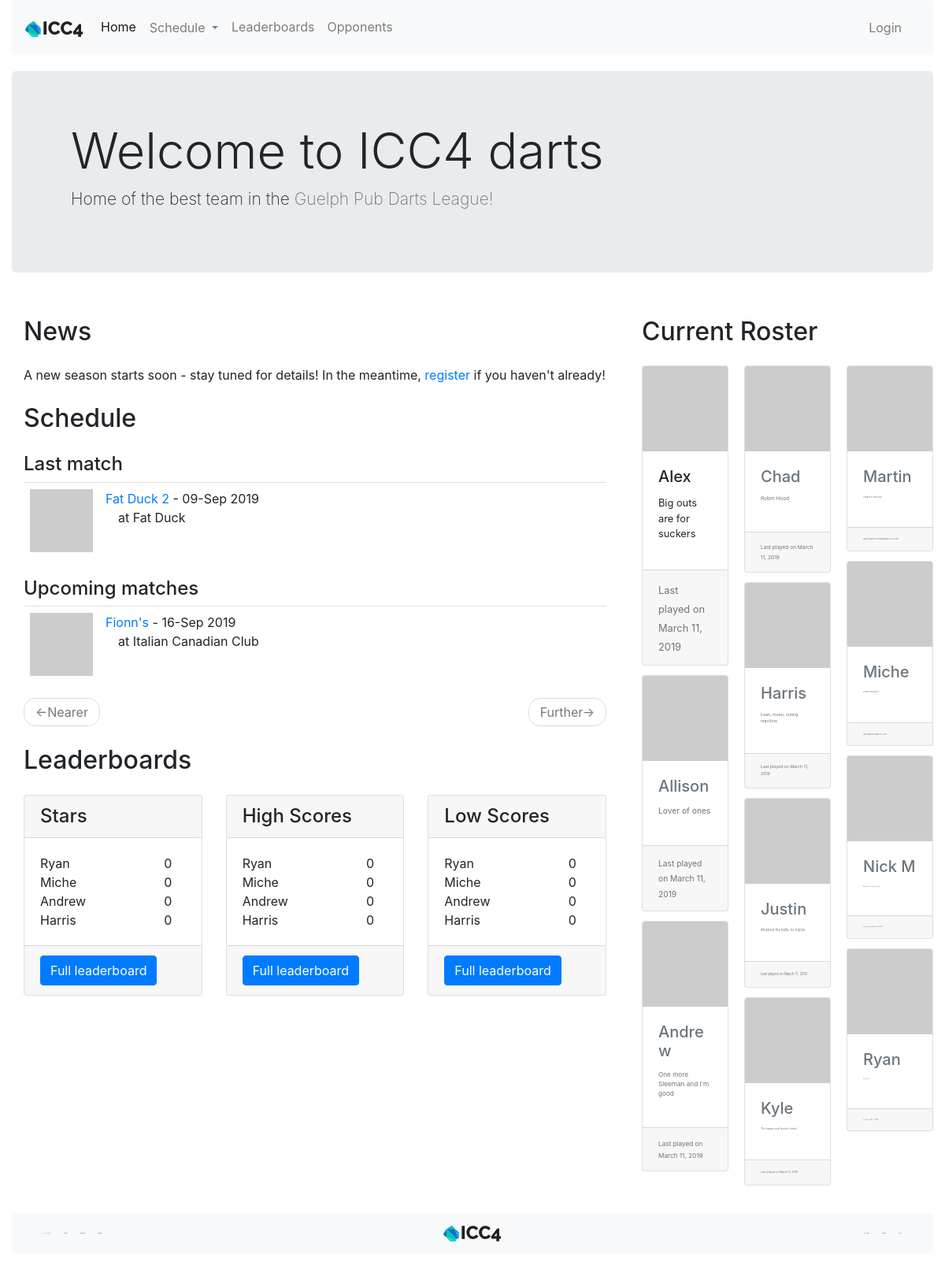
/index, run on the app's committed database.
### app/models.py (models this page shows, shortened)
class Team(db.Model):
    id = db.Column(db.Integer, primary_key=True)
    name = db.Column(db.String(64), index=True, unique=True)
    home_location = db.Column(db.String(64), index=True)
    address = db.Column(db.String(128), index=True)
    matches = db.relationship('Match', back_populates='opponent', lazy='dynamic')
    def avatar(self, size):
        digest = md5(self.name.lower().encode('utf-8')).hexdigest()
        return 'https://www.gravatar.com/avatar/{}?d=wavatar&s={}'.format(
            digest, size)

class Match(db.Model):
    id = db.Column(db.Integer, primary_key=True)
    opponent_id = db.Column(db.Integer, db. ForeignKey('team.id'))
    opponent = db.relationship('Team', back_populates='matches')
    date = db.Column(db.Date, index=True, default=date.today())
    location = db.Column(db.String(64))
    home_away = db.Column(db.String(32), index=True)
    match_type = db.Column(db.String(32), index=True)
    games = db.relationship('Game', back_populates='match', lazy='dynamic')
    team_score = db.Column(db.Integer, index=True)
    opponent_score = db.Column(db.Integer, index=True)
    win = db.Column(db.Boolean, index=True, default=None)
    overtime = db.Column(db.Boolean, index=True, default=False)
    match_summary = db.Column(db.String(512))
    food = db.Column(db.String(128))
    season_id = db.Column(db.Integer, db. ForeignKey('season.id'))
    season = db.relationship('Season', back_populates='matches')
    match_stats = db.relationship('MatchStats', uselist=False, back_populates='match')
    high_scores = db.relationship('HighScore', back_populates='match', lazy='dynamic')
    low_scores = db.relationship('LowScore', back_populates='match', lazy='dynamic')
    checked_players = association_proxy('checked_players_association', 'player')
    reminder_email_sent = db.Column(db.Date)

class Player(db.Model):
    id = db.Column(db.Integer, primary_key=True)
    nickname = db.Column(db.String(64), index=True, unique=True)
    first_name = db.Column(db.String(64), index=True)
    last_name = db.Column(db.String(64), index=True)
    tagline = db.Column(db.String(64))
    is_active = db.Column(db.Boolean, index=True, default=True)
    games = association_proxy('games_association', 'game')
    last_match_id = db.Column(db.Integer, db.ForeignKey('match.id'))
    last_match = db.relationship('Match', foreign_keys=[last_match_id])
    first_match_id = db.Column(db.Integer, db.ForeignKey('match.id'))
    first_match = db.relationship('Match', foreign_keys=[first_match_id])
    high_scores = db.relationship('HighScore', back_populates='player', lazy='dynamic')
    low_scores = db.relationship('LowScore', back_populates='player', lazy='dynamic')
    user_id = db.Column(db.Integer, db.ForeignKey('user.id'))
    user = db.relationship('User', back_populates='player')
    checked_matches = association_proxy('checked_matches_association', 'match')
    def avatar(self, size):
        if self.user:
            return self.user.avatar(size)
        else:
            digest = md5(self.nickname.lower().encode('utf-8')).hexdigest()
        return 'https://www.gravatar.com/avatar/{}?d=robohash&s={}'.format(
            digest, size)
    def tidbit(self):
        phrases = ['Bull\'s-eye hunter', 'Lean, mean, outing machine', 'All about the bulls, no triples',
            'Sprayin\' and prayin\'', 'Lover of ones', 'Only shoots 19\'s', 'Double 8 or bust', 'Triple 20 is my jam',
            'Fish and chips are good', 'Always wants to diddle', 'Big outs are for suckers', '60 counts as a book, right?',
            'One more Sleeman and I\'m good', 'Steady hands and a sharp eye', 'Will pay for triples', 'Shanghai for the win',
            'Low scores are sexy', 'Always in the book', 'Seeing stars', 'Shooter McGavin', 'Robin Hood',
            'Is this board regulation height?', 'I\'m only here for the snacks', 'Chalker\'s beer royalty']
        return random.choice(phrases)

class PlayerSeasonStats(db.Model):
    id = db.Column(db.Integer, primary_key=True)
    player_id = db.Column(db.Integer, db. ForeignKey('player.id'))
    player = db.relationship('Player')
    season_id = db.Column(db.Integer, db. ForeignKey('season.id'))
    season = db.relationship('Season')
    matches_played = db.Column(db.Integer)
    matches_won = db.Column(db.Integer)
    matches_lost = db.Column(db.Integer)
    games_played = db.Column(db.Integer)
    games_won = db.Column(db.Integer)
    games_lost = db.Column(db.Integer)
    total_stars = db.Column(db.Integer)
    total_high_scores = db.Column(db.Integer)
    total_low_scores = db.Column(db.Integer)

### app/main/routes.py (the view)
@bp.route('/', methods=['GET', 'POST'])
@bp.route('/index', methods=['GET', 'POST'])
def index():
    all_players = Player.query.filter_by(is_active=True).order_by(Player.nickname).all()
    page = request.args.get('page', 1, type=int)
    last_match = Match.query.filter(Match.date<date.today()).order_by(Match.date.desc()).first()
    schedule = Match.query.filter(Match.date>=date.today()).order_by(Match.date).paginate(
        page, current_app.config['MATCH_PER_PAGE'], False)
    next_url = url_for('main.index', page=schedule.next_num) \
        if schedule.has_next else None
    prev_url = url_for('main.index', page=schedule.prev_num) \
        if schedule.has_prev else None
    leader_board_list = [
        LeaderBoardCard('Stars',PlayerSeasonStats.query.join(Player).\
            filter(PlayerSeasonStats.season==current_season()).\
            with_entities(Player.nickname,PlayerSeasonStats.total_stars).\
            order_by(PlayerSeasonStats.total_stars.desc()).limit(4).all()),
        LeaderBoardCard('High Scores',PlayerSeasonStats.query.join(Player).\
            filter(PlayerSeasonStats.season==current_season()).\
            with_entities(Player.nickname,PlayerSeasonStats.total_high_scores).\
            order_by(PlayerSeasonStats.total_high_scores.desc()).limit(4).all()),
        LeaderBoardCard('Low Scores',PlayerSeasonStats.query.join(Player).\
            filter(PlayerSeasonStats.season==current_season()).\
            with_entities(Player.nickname,PlayerSeasonStats.total_low_scores).\
            order_by(PlayerSeasonStats.total_low_scores.desc()).limit(4).all()) ]
    return render_template('index.html', title=None,
        schedule=schedule.items, next_url=next_url, prev_url=prev_url,
        all_players=all_players, last_match=last_match,leader_board_list=leader_board_list)

### app/main/leaderboard_card.py (called while the page is built)
    def get_list(self):
        return self.columns

### app/main/routes.py (called while the page is built)
@bp.before_request
def before_request():
    g.all_seasons = Season.query.order_by(Season.start_date.desc()).all()

### app/models.py (called while the page is built)
def current_season(last=0):
    return season_from_date(date.today()-last*timedelta(365))

def season_from_date(date):
    season = Season.query.filter(Season.start_date <= date).filter(Season.end_date >= date).first()
    if season is None:
        season = Season.query.order_by(Season.end_date.desc()).first()
    return season

    def avatar(self, size):
        digest = md5(self.email.lower().encode('utf-8')).hexdigest()
        return 'https://www.gravatar.com/avatar/{}?d=robohash&s={}'.format(
            digest, size)

### app/templates/index.html (shortened to what this page needs)
{% extends "base.html" %}
{% import 'bootstrap/wtf.html' as wtf %}
{% from "_leaderboard.html" import draw_leaderboard with context %}
{% block head %}
{{ super() }}
{% endblock %}
{% block app_content %}
<div class="jumbotron jumbotron-fluid">
  <div class="container">
    <h1 class="display-4">Welcome to ICC4 darts</h1>
    <p class="lead">Home of the best team in the <a class="text-muted" target="_blank" href="http://www.sentex.net/~pmartin/">Guelph Pub Darts League!</a></p>
  </div>
</div>
<div class="row">
  <div class="col-lg-8">
    <div class="col">
      <h2 class="my-4">News</h2>
      <p>A new season starts soon - stay tuned for details! In the meantime,
        <a href="{{ url_for('auth.login') }}"> register</a> if you haven't already!</p>
    </div>
    <div class="col">
      <h2 class="my-4">Schedule</h2>
      <h4>Last match</h4>
      {% if last_match %}
      {% with match = last_match %}
        {% include '_match.html' %}
      {% endwith %}
      {% endif %}
      <br>
      <h4>Upcoming matches</h4>
      {% for match in schedule %}
        {% include '_match.html' %}
      {% endfor %}
      <nav aria-label="...">
        <ul class="pager">
          <li class="previous{% if not prev_url %} disabled{% endif %}">
            <a href="{{ prev_url or '#' }}">
              <span aria-hidden="true">&larr;</span>Nearer
            </a>
          </li>
          <li class="next{% if not next_url %} disabled{% endif %}">
            <a href="{{ next_url or '#' }}">
              Further<span aria-hidden="true">&rarr;</span>
            </a>
          </li>
        </ul>
      </nav>
    </div>
    <div class="col">
    <h2 class="my-4">Leaderboards</h2>
      <div class="row">
          {% for card in leader_board_list %}
              {{  draw_leaderboard(card)  }}
          {% endfor %}
      </div>
    </div>
  </div>
  <div class="col-lg-4">
  <h2 class="my-4">Current Roster</h2>
    <div class="card-columns">
    {% for player in all_players %}
    {% include '_player.html' %}
    {% endfor %}
    </div>
  </div>
</div>
{% endblock %}

### app/templates/_leaderboard.html
{% macro draw_leaderboard(leaderboard_card) %}
<div class="col-lg-4 mb-4">
    <div class="card h-100">
        <h4 class="card-header">{{leaderboard_card.name}}</h4>
        <div class="card-body">
            <table style="width:100%">
                {% for rows in leaderboard_card.get_list() %}
                <tr>
                    {% for i in rows %}
                        <td> {{ i }} </td>
                    {% endfor %}
                </tr>
                {% endfor %}
            </table>
        </div>
        <div class="card-footer">
            <a href="{{ [url_for('main.leaderboard', year_str='current'), '?board=', leaderboard_card.name.lower()]|join('') }}" class="btn btn-primary">Full leaderboard</a>
        </div>
    </div>
</div>
{% endmacro %}

### app/templates/_match.html (shortened to what this page needs)
<div class="match-card">
    <div class="team-avatar">
        <img src="{{ match.opponent.avatar(70) }}">
    </div>
    <div class="team-info">
        <a href="{{ url_for('main.opponent', id=match.opponent_id) }}">
            {{ match.opponent.name }}
        </a>
        - {{ match.date.strftime('%d-%b %Y') }}
        <br>
        {% if match.home_away == 'away' %}
        &emsp;at {{ match.opponent.home_location }}
        {% else %}
        &emsp;at Italian Canadian Club
        {% endif %}
        {% if match.win != None %}
        <h5>{% if match.win == True %}W{% else %}L{% endif %}&ensp;
            <small>{{ match.team_score }} - {{ match.opponent_score }}</small>
        </h5>
        {% else %}
        <h5>&ensp;</h5>
        {% endif %}
    </div>
</div>

### app/templates/_player.html
<div class="card d-inline-block">
  <a href="{{ url_for('main.player', nickname=player.nickname) }}"><img class="card-img-top" src="{{ player.avatar(256) }}" alt="{{ player.nickname }}"></a>
  <div class="card-body">
    <h5 class="card-title">{{ player.nickname }}</h5>
    <small><p>
    {% if player.tagline %}{{ player.tagline }}
    {% else %}{{ player.tidbit() }}
    {% endif %}
  </p>
    </small>
  </div>
  <div class="card-footer">
    <small class="text-muted">{% if player.last_match %}Last played on {{ player.last_match.date.strftime('%B %d, %Y') }}{% else %}
    New player!</small>{% endif %}
  </div>
</div>

### app/static/css/main.css (style rules this page uses)
html { font-size: 100%; }
.match-card { border-top: 1px solid rgba(0,0,0,.125); text-decoration: none; display: block; position:relative; }
.team-avatar { display: inline-block; float: left; padding: 8px; }
.team-info { display:inline-block; padding: 8px; z-index: 2; position:relative; }

### app/templates/index.html (style rules this page uses)
@media (min-width:256px) { .card-columns { column-count: 3; } }
@media (min-width:576px) { .card-columns { column-count: 3; } }
@media (min-width:768px) { .card-columns { column-count: 4; } }
@media (min-width:992px) { .card-columns { column-count: 2; } }
@media (min-width:1200px) { .card-columns { column-count: 3; } }

### data on the page
Team: opponent.name "Fat Duck 2", opponent.home_location "Fat Duck"
Match: date "09-Sep 2019"
Match: opponent.name "Fionn's", date "16-Sep 2019", home_away "at Italian Canadian Club"
PlayerSeasonStats: rows "0" "0" "0"
Player: nickname "Ryan"
PlayerSeasonStats: rows "0" "0" "0"
Player: nickname "Miche"
PlayerSeasonStats: rows "0" "0" "0"
Player: nickname "Andrew", tidbit "One more Sleeman and I'm good", last_match "March 11, 2019"
PlayerSeasonStats: rows "0" "0" "0"
Player: nickname "Harris", tidbit "Lean, mean, outing machine", last_match "March 11, 2019"
Player: nickname "Alex", tidbit "Big outs are for suckers", last_match "March 11, 2019"
Player: nickname "Allison", tidbit "Lover of ones", last_match "March 11, 2019"
Player: nickname "Chad", tidbit "Robin Hood", last_match "March 11, 2019"
Player: nickname "Justin"
Player: nickname "Kyle"
Player: nickname "Martin"
Player: nickname "Nick M"

### other printed values
{{ leaderboard_card.name }} "Stars" "High Scores" "Low Scores"
